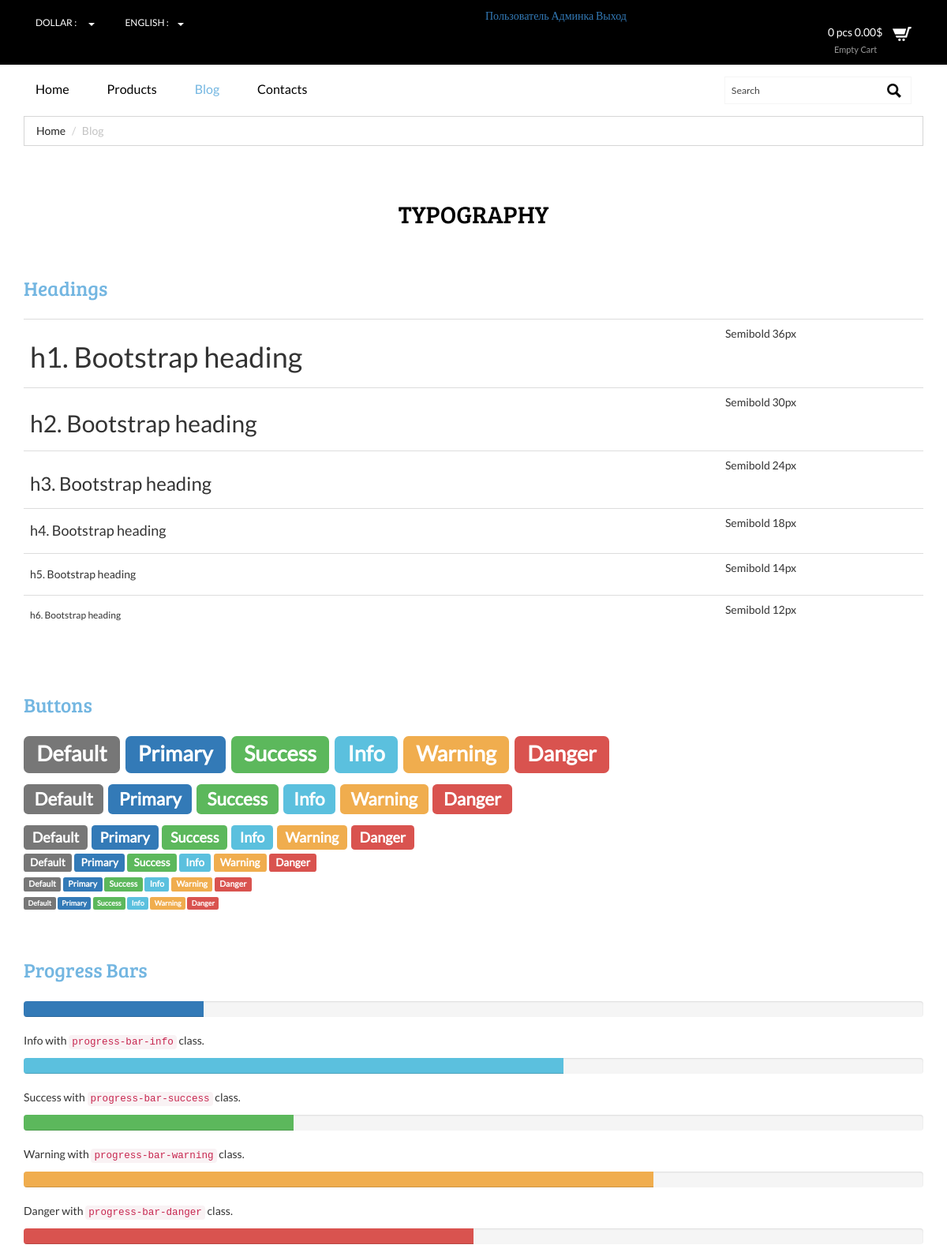
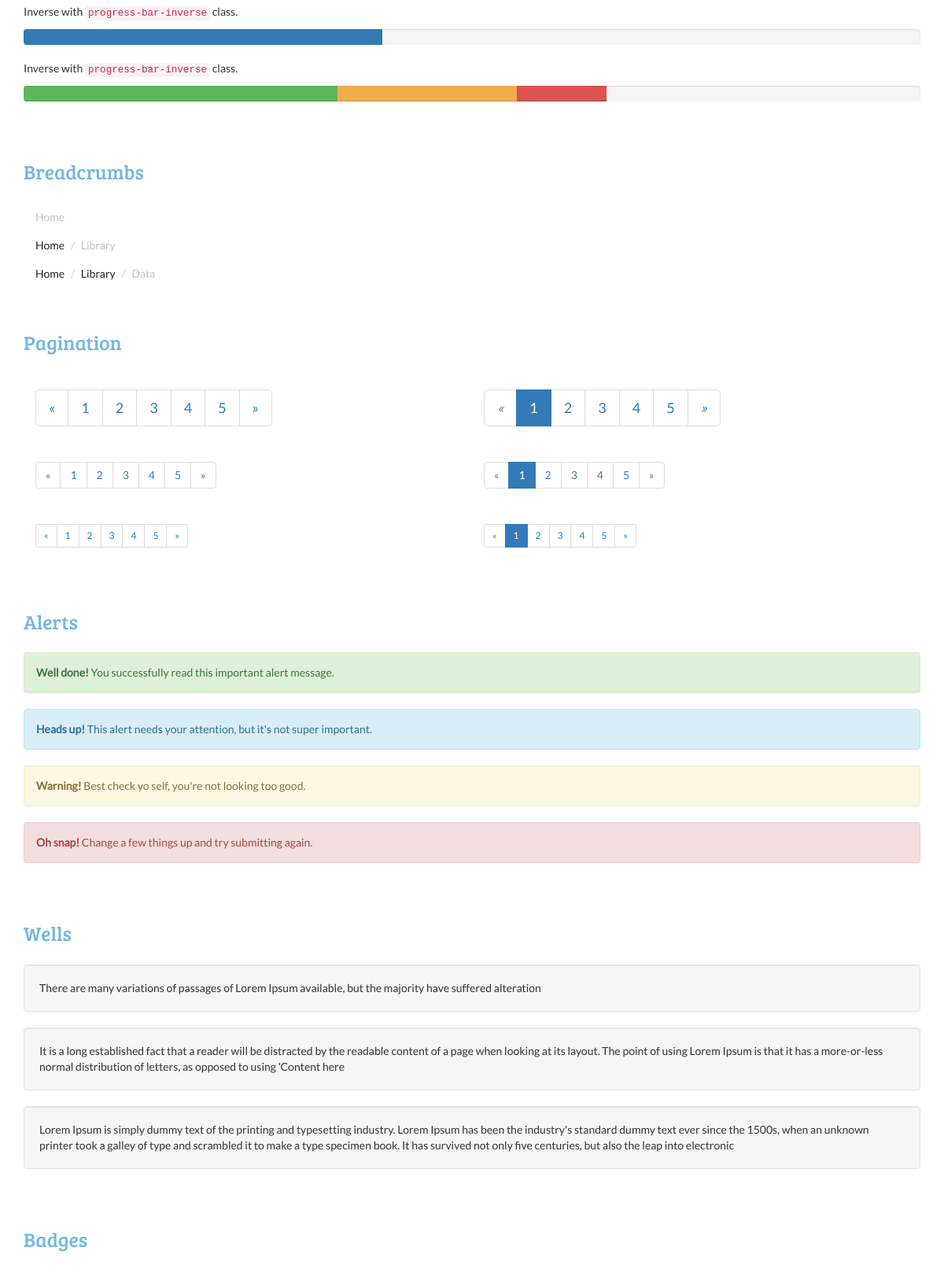
Screenshot of /blog/ (signed in, upper part) with the database file from the repository (2 pictures, top to bottom).
### authapp/models.py (models this page shows)
class ShopUser(AbstractUser):
    age = models.PositiveSmallIntegerField(verbose_name='возраст', null=True)
    avatar = models.ImageField(upload_to='users_avatars', blank=True)
    def basket_cost(self):
        return sum(item.product.price * item.quantity for item in self.user_basket.all()) #user_basket, потому что прописан RELATED_NAME в классе BasketItem,
    def basket_total_quantity(self):
        return sum(item.quantity for item in self.user_basket.all())

### mainapp/views.py (the view)
# urls.py: 2. Add a URL to urlpatterns:  path('blog/', include('blog.urls'))
def blog(request):
    context = {
        'page_title': 'Luxury watches | Our blog',
        'breadcrumbs_active': 'Blog',
    }
    return render(request, 'mainapp/typo.html', context)

### mainapp/templates/mainapp/typo.html (shortened to what this page needs)
{% extends 'mainapp/base.html' %}
{% load static %}
{% block container %}
	{% include 'mainapp/includes/inc__breadcrumbs.html' %}
	<div class="pages" id="pages">
		<div class="container">
			<div class="typo-top heading">
				<h2>TYPOGRAPHY</h2>
			</div>
			<div class="typo-bottom">
			<div class="headdings">
				<h3 class="ghj">Headings</h3>
					<div class="bs-example">
						<table class="table">
						  <tbody>
							<tr>
							  <td><h1 class="head" id="h1.-bootstrap-heading">h1. Bootstrap heading<a class="anchorjs-link" href="#h1.-bootstrap-heading"></a></h1></td>
							  <td class="type-info">Semibold 36px</td>
							</tr>
							<tr>
							  <td><h2 class="head" id="h2.-bootstrap-heading">h2. Bootstrap heading<a class="anchorjs-link" href="#h2.-bootstrap-heading"></a></h2></td>
							  <td class="type-info">Semibold 30px</td>
							</tr>
							<tr>
							  <td><h3 class="head" id="h3.-bootstrap-heading">h3. Bootstrap heading<a class="anchorjs-link" href="#h3.-bootstrap-heading"></a></h3></td>
							  <td class="type-info">Semibold 24px</td>
							</tr>
							<tr>
							  <td><h4 class="head" id="h4.-bootstrap-heading">h4. Bootstrap heading<a class="anchorjs-link" href="#h4.-bootstrap-heading"></a></h4></td>
							  <td class="type-info">Semibold 18px</td>
							</tr>
							<tr>
							  <td><h5 class="head" id="h5.-bootstrap-heading">h5. Bootstrap heading<a class="anchorjs-link" href="#h5.-bootstrap-heading"></a></h5></td>
							  <td class="type-info">Semibold 14px</td>
							</tr>
							<tr>
							  <td><h6 class="head">h6. Bootstrap heading</h6></td>
							  <td class="type-info">Semibold 12px</td>
							</tr>
						  </tbody>
						</table>
					</div>
			</div>
			<div class="Buttons">
				<h3 class="ghj">Buttons</h3>
				  <h1 class="b1">
					<a href="#"><span class="label label-default">Default</span></a>
					<a href="#"><span class="label label-primary">Primary</span></a>
					<a href="#"><span class="label label-success">Success</span></a>
					<a href="#"><span class="label label-info">Info</span></a>
					<a href="#"><span class="label label-warning">Warning</span></a>
					<a href="#"><span class="label label-danger">Danger</span></a>
				  </h1>
				  <h2 class="b2">
					<a href="#"><span class="label label-default">Default</span></a>
					<a href="#"><span class="label label-primary">Primary</span></a>
					<a href="#"><span class="label label-success">Success</span></a>
					<a href="#"><span class="label label-info">Info</span></a>
					<a href="#"><span class="label label-warning">Warning</span></a>
					<a href="#"><span class="label label-danger">Danger</span></a>
				  </h2>
				  <h3 class="b3">
					<a href="#"><span class="label label-default">Default</span></a>
					<a href="#"><span class="label label-primary">Primary</span></a>
					<a href="#"><span class="label label-success">Success</span></a>
					<a href="#"><span class="label label-info">Info</span></a>
					<a href="#"><span class="label label-warning">Warning</span></a>
					<a href="#"><span class="label label-danger">Danger</span></a>
				  </h3>
				  <h4 class="b4">
					<a href="#"><span class="label label-default">Default</span></a>
					<a href="#"><span class="label label-primary">Primary</span></a>
					<a href="#"><span class="label label-success">Success</span></a>
					<a href="#"><span class="label label-info">Info</span></a>
					<a href="#"><span class="label label-warning">Warning</span></a>
					<a href="#"><span class="label label-danger">Danger</span></a>
				  </h4>
				  <h5 class="b5">
					<a href="#"><span class="label label-default">Default</span></a>
					<a href="#"><span class="label label-primary">Primary</span></a>
					<a href="#"><span class="label label-success">Success</span></a>
					<a href="#"><span class="label label-info">Info</span></a>
					<a href="#"><span class="label label-warning">Warning</span></a>
					<a href="#"><span class="label label-danger">Danger</span></a>
				  </h5>
				  <h6 class="b6">
					<a href="#"><span class="label label-default">Default</span></a>
					<a href="#"><span class="label label-primary">Primary</span></a>
					<a href="#"><span class="label label-success">Success</span></a>
					<a href="#"><span class="label label-info">Info</span></a>
					<a href="#"><span class="label label-warning">Warning</span></a>
					<a href="#"><span class="label label-danger">Danger</span></a>
				  </h6>
		    </div>
		    <div class="progress-bars">
			 <h3 class="ghj">Progress Bars</h3>
				 <div class="tab-content">
					  <div class="tab-pane active" id="domprogress">
						  <div class="progress">
							<div class="progress-bar progress-bar-primary" style="width: 20%"></div>
						  </div>
						  <p>Info with <code>progress-bar-info</code> class.</p>
						  <div class="progress">
							<div class="progress-bar progress-bar-info" style="width: 60%"></div>
						  </div>
						  <p>Success with <code>progress-bar-success</code> class.</p>
						  <div class="progress">
							<div class="progress-bar progress-bar-success" style="width: 30%"></div>
						  </div>
						  <p>Warning with <code>progress-bar-warning</code> class.</p>
						  <div class="progress">
							<div class="progress-bar progress-bar-warning" style="width: 70%"></div>
						  </div>
						  <p>Danger with <code>progress-bar-danger</code> class.</p>
						  <div class="progress">
							<div class="progress-bar progress-bar-danger" style="width: 50%"></div>
						  </div>
						  <p>Inverse with <code>progress-bar-inverse</code> class.</p>
						  <div class="progress">
							<div class="progress-bar progress-bar-inverse" style="width: 40%"></div>
						  </div>
						   <p>Inverse with <code>progress-bar-inverse</code> class.</p>
						  <div class="progress">
							<div class="progress-bar progress-bar-success" style="width: 35%"><span class="sr-only">35% Complete (success)</span></div>
							<div class="progress-bar progress-bar-warning" style="width: 20%"><span class="sr-only">20% Complete (warning)</span></div>
							<div class="progress-bar progress-bar-danger" style="width: 10%"><span class="sr-only">10% Complete (danger)</span></div>
						  </div>
					</div>
			   </div>
		    </div>
			<div class="bread-crumbs">
				 <h3 class="ghj">Breadcrumbs</h3>
				   <ol class="breadcrumb">
				  <li class="active">Home</li>
				</ol>
				<ol class="breadcrumb">
				  <li><a href="#">Home</a></li>
				  <li class="active">Library</li>
				</ol>
				<ol class="breadcrumb">
				  <li><a href="#">Home</a></li>
				  <li><a href="#">Library</a></li>
				  <li class="active">Data</li>
				</ol>
		    </div>
			<div class="pagenatin">
				<h3 class="ghj">Pagination</h3>
					<div class="col-md-6">
					  <nav>
					  <ul class="pagination pagination-lg">
						<li><a href="#" aria-label="Previous"><span aria-hidden="true">«</span></a></li>
						<li><a href="#">1</a></li>
						<li><a href="#">2</a></li>
						<li><a href="#">3</a></li>
						<li><a href="#">4</a></li>
						<li><a href="#">5</a></li>
						<li><a href="#" aria-label="Next"><span aria-hidden="true">»</span></a></li>
					  </ul>
					  </nav>
					  <nav>
					  <ul class="pagination">
						<li><a href="#" aria-label="Previous"><span aria-hidden="true">«</span></a></li>
						<li><a href="#">1</a></li>
						<li><a href="#">2</a></li>
						<li><a href="#">3</a></li>
						<li><a href="#">4</a></li>
						<li><a href="#">5</a></li>
						<li><a href="#" aria-label="Next"><span aria-hidden="true">»</span></a></li>
					  </ul>
					  </nav>
					  <nav>
						<ul class="pagination pagination-sm">
							<li><a href="#" aria-label="Previous"><span aria-hidden="true">«</span></a></li>
							<li><a href="#">1</a></li>
							<li><a href="#">2</a></li>
							<li><a href="#">3</a></li>
							<li><a href="#">4</a></li>
							<li><a href="#">5</a></li>
							<li><a href="#" aria-label="Next"><span aria-hidden="true">»</span></a></li>
						</ul>
					  </nav>
					</div>
					<div class="col-md-6">
						<nav>
							<ul class="pagination pagination-lg">
									<li class="disabled"><a href="#"><i class="fa fa-angle-left">«</i></a></li>
									<li class="active"><a href="#">1</a></li>
									<li><a href="#">2</a></li>
									<li><a href="#">3</a></li>
									<li><a href="#">4</a></li>
									<li><a href="#">5</a></li>
									<li><a href="#"><i class="fa fa-angle-right">»</i></a></li>
							</ul>
						</nav>
						<nav>
						  <ul class="pagination">
							<li class="disabled"><a href="#" aria-label="Previous"><span aria-hidden="true">«</span></a></li>
							<li class="active"><a href="#">1 <span class="sr-only">(current)</span></a></li>
							<li><a href="#">2</a></li>
							<li><a href="#">3</a></li>
							<li><a href="#">4</a></li>
							<li><a href="#">5</a></li>
							<li><a href="#" aria-label="Next"><span aria-hidden="true">»</span></a></li>
						 </ul>
					    </nav>
					    <nav>
							 <ul class="pagination pagination-sm">
								<li class="disabled"><a href="#">«</a></li>
								<li class="active"><a href="#">1</a></li>
								<li><a href="#">2</a></li>
								<li><a href="#">3</a></li>
								<li><a href="#">4</a></li>
								<li><a href="#">5</a></li>
								<li><a href="#">»</a></li>
							</ul>
						</nav>
					</div>
					<div class="clearfix"> </div>
			</div>
			<div class="alerts">
			  <h3 class="ghj">Alerts</h3>
			   <div class="alert alert-success" role="alert">
					<strong>Well done!</strong> You successfully read this important alert message.
			   </div>
			   <div class="alert alert-info" role="alert">
					<strong>Heads up!</strong> This alert needs your attention, but it's not super important.
			   </div>
			   <div class="alert alert-warning" role="alert">
					<strong>Warning!</strong> Best check yo self, you're not looking too good.
			   </div>
			   <div class="alert alert-danger" role="alert">
					<strong>Oh snap!</strong> Change a few things up and try submitting again.
			   </div>
		    </div>
			<div class="distracted">
			  <h3 class="ghj">Wells</h3>
				   <div class="well">
					There are many variations of passages of Lorem Ipsum available, but the majority have suffered alteration
				   </div>
				   <div class="well">
					It is a long established fact that a reader will be distracted by the readable content of a page when looking at its layout. The point of using Lorem Ipsum is that it has a more-or-less normal distribution of letters, as opposed to using 'Content here
				   </div>
				   <div class="well">
					Lorem Ipsum is simply dummy text of the printing and typesetting industry. Lorem Ipsum has been the industry's standard dummy text ever since the 1500s, when an unknown printer took a galley of type and scrambled it to make a type specimen book. It has survived not only five centuries, but also the leap into electronic
				   </div>
		    </div>
		<div class="appearance">
			 <h3 class="ghj">Badges</h3>
			</div>
			</div>
		</div>
	</div>
{% endblock %}

### mainapp/templates/mainapp/base.html (shortened to what this page needs)
{% load static %}
<!DOCTYPE html>
<html>
<head>
    {% block bootstrap %}
    <link href="{% static 'css/bootstrap.css' %}" rel="stylesheet" type="text/css" media="all" />
    {% endblock %}
    {% block themes %}
<link href="{% static 'css/style.css' %}" rel="stylesheet" type="text/css" media="all" />
{% endblock %}
    {% block startmenu %}
<link href="{% static 'css/memenu.css' %}" rel="stylesheet" type="text/css" media="all" />
    {% endblock %}
</head>
<body>
	<div class="top-header">
		<div class="container">
			<div class="top-header-main">
				<div class="col-md-6 top-header-left">
					<div class="drop">
						<div class="box">
						</div>
						<div class="box1">
						</div>
						<div class="clearfix"></div>
					</div>
				</div>
                <div class="col-md-6 top-header-left">
                        {% if user.is_authenticated %}
                            <a href="{% url 'auth:user_profile' %}">
                                {{ user.first_name|default:'Пользователь' }}
                            </a>
                            {% endif %}
                        {% if user.is_superuser %}
                            <a href="{% url 'my_admin:index' %}">
                                Админка
                            </a>
                            {% endif %}
                        {% if user.is_authenticated %}
                            <a href="{% url 'auth:logout' %}">Выход</a>
                            {% else %}
                            <a href="{% url 'auth:login' %}">Вход</a>
                        {% endif %}
                </div>
				</div>
				<div class="col-md-6 top-header-left">
					<div class="cart box_1">
						<a href="{% url 'basketapp:basketapp' %}">
							 <div class="total">
								<span class="Basket_summ">{{ user.basket_total_quantity }} pcs {{ user.basket_cost|floatformat:2 }}$</span></div>
								<img src="{% static 'images/cart-1.png' %}" alt="" />
						</a>
						<p><a href="{% url 'basketapp:delete_all' %}" class="simpleCart_empty">Empty Cart</a></p>
					</div>
				</div>
				<div class="clearfix"></div>
			</div>
		</div>
	{% include 'mainapp/includes/inc__main_horizontal_menu.html' %}
{% block container %}{% endblock %}
</body>
</html>

### static/css/style.css (style rules this page uses)
body { background:#fff; font-family: 'Lato-Regular'; }
body a { transition: 0.5s all; -webkit-transition: 0.5s all; -o-transition: 0.5s all; -moz-transition: 0.5s all; -ms-transition: 0.5s all; }
.top-header { background: #000; padding: 10px 0px; }
.box_1 { float: right; }
.drop { margin-top: 10px; }
a.simpleCart_empty { color: rgba(255, 255, 255, 0.6); font-family: 'Lato', sans-serif; font-size: 11px; }
.box_1 p { margin: 0px 0 0px 8px; }
.total { display: inline-block; vertical-align: middle; color: #fff; }
.box_1 a img { margin: 3px 0 0 10px; }
.box { float: left; width: 11%; margin-right: 10%; }
.box1 { float:left; width:20.5%; }
.breadcrumb { background: none; margin: 0; }
.breadcrumb > li { display: inline-block; }
.breadcrumb > .active { color: #C3C3C3; }
.breadcrumb li a { color: #242424; }
ul { padding: 0; list-style: none; }
.pages { padding: 6em 0px; }
.headdings, .Buttons, .progress-bars, .alerts, .bread-crumbs, .pagenatin, .appearance, .distracted { padding: 2em 0; }
h3.ghj { font-size: 1.8em; margin: 0 0 1em 0; color: #73B6E1; font-family: 'BreeSerif-Regular'; }
.heading h2 { font-size: 2.2em; margin: 0 0 0 0; color: #000; font-family: 'BreeSerif-Regular'; }
.typo-top { text-align:center; }
.typo-bottom { margin-top:3%; }
@media (max-width:1280px) { .contact,.pages,.account,.register,.ckeckout,.prdt { padding: 5em 0px; } }

### rows the page displays
ShopUser: first_name "Пользователь", basket_total_quantity "0", basket_cost "0.00"

### other values shown
{{ breadcrumbs_active }} "Blog"
